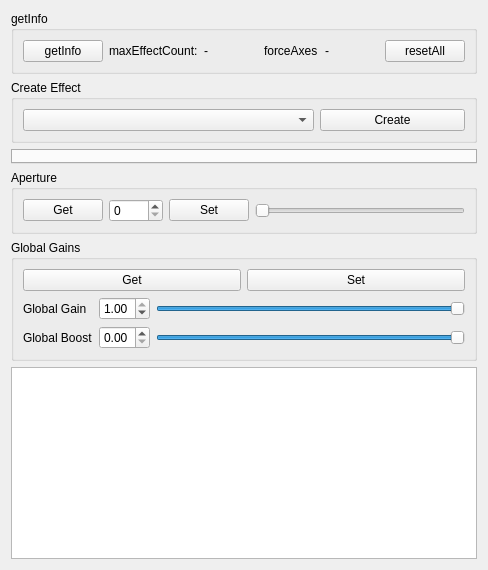
<?xml version="1.0" encoding="UTF-8"?>
<ui version="4.0">
 <class>f8123</class>
 <widget class="QWidget" name="f8123">
  <property name="geometry">
   <rect>
    <x>0</x>
    <y>0</y>
    <width>488</width>
    <height>570</height>
   </rect>
  </property>
  <property name="windowTitle">
   <string>Form</string>
  </property>
  <layout class="QVBoxLayout" name="verticalLayout">
   <item>
    <widget class="QGroupBox" name="groupBox">
     <property name="title">
      <string>getInfo</string>
     </property>
     <layout class="QHBoxLayout" name="horizontalLayout">
      <item>
       <widget class="QPushButton" name="getInfoButton">
        <property name="text">
         <string>getInfo</string>
        </property>
       </widget>
      </item>
      <item>
       <widget class="QLabel" name="label">
        <property name="text">
         <string>maxEffectCount:</string>
        </property>
       </widget>
      </item>
      <item>
       <widget class="QLabel" name="maxEffectCountLabel">
        <property name="text">
         <string>-</string>
        </property>
       </widget>
      </item>
      <item>
       <widget class="QLabel" name="label_3">
        <property name="text">
         <string>forceAxes</string>
        </property>
       </widget>
      </item>
      <item>
       <widget class="QLabel" name="forceAxesLabel">
        <property name="text">
         <string>-</string>
        </property>
       </widget>
      </item>
      <item>
       <widget class="QPushButton" name="resetAllButton">
        <property name="text">
         <string>resetAll</string>
        </property>
       </widget>
      </item>
     </layout>
    </widget>
   </item>
   <item>
    <widget class="QGroupBox" name="groupBox_2">
     <property name="title">
      <string>Create Effect</string>
     </property>
     <layout class="QHBoxLayout" name="horizontalLayout_2" stretch="2,1">
      <item>
       <widget class="QComboBox" name="createEffectType"/>
      </item>
      <item>
       <widget class="QPushButton" name="createEffectButton">
        <property name="text">
         <string>Create</string>
        </property>
       </widget>
      </item>
     </layout>
    </widget>
   </item>
   <item>
    <widget class="QTabWidget" name="effectsTabWidget"/>
   </item>
   <item>
    <widget class="QGroupBox" name="groupBox_3">
     <property name="title">
      <string>Aperture</string>
     </property>
     <layout class="QHBoxLayout" name="horizontalLayout_3">
      <item>
       <widget class="QPushButton" name="getApertureButton">
        <property name="text">
         <string>Get</string>
        </property>
       </widget>
      </item>
      <item>
       <widget class="QSpinBox" name="apertureSpinBox">
        <property name="maximum">
         <number>9999</number>
        </property>
       </widget>
      </item>
      <item>
       <widget class="QPushButton" name="setApertureButton">
        <property name="text">
         <string>Set</string>
        </property>
       </widget>
      </item>
      <item>
       <widget class="QSlider" name="apertureSlider">
        <property name="maximum">
         <number>999</number>
        </property>
        <property name="orientation">
         <enum>Qt::Horizontal</enum>
        </property>
       </widget>
      </item>
     </layout>
    </widget>
   </item>
   <item>
    <widget class="QGroupBox" name="groupBox_4">
     <property name="title">
      <string>Global Gains</string>
     </property>
     <layout class="QVBoxLayout" name="verticalLayout_2">
      <item>
       <widget class="QWidget" name="widget_3" native="true">
        <layout class="QHBoxLayout" name="horizontalLayout_4">
         <property name="leftMargin">
          <number>0</number>
         </property>
         <property name="topMargin">
          <number>0</number>
         </property>
         <property name="rightMargin">
          <number>0</number>
         </property>
         <property name="bottomMargin">
          <number>0</number>
         </property>
         <item>
          <widget class="QPushButton" name="getGlobalGainsButton">
           <property name="text">
            <string>Get</string>
           </property>
          </widget>
         </item>
         <item>
          <widget class="QPushButton" name="setGlobalGainsButton">
           <property name="text">
            <string>Set</string>
           </property>
          </widget>
         </item>
        </layout>
       </widget>
      </item>
      <item>
       <widget class="QWidget" name="widget" native="true">
        <layout class="QGridLayout" name="gridLayout">
         <property name="leftMargin">
          <number>0</number>
         </property>
         <property name="topMargin">
          <number>0</number>
         </property>
         <property name="rightMargin">
          <number>0</number>
         </property>
         <property name="bottomMargin">
          <number>0</number>
         </property>
         <item row="0" column="0">
          <widget class="QLabel" name="label_2">
           <property name="text">
            <string>Global Gain</string>
           </property>
          </widget>
         </item>
         <item row="0" column="1">
          <widget class="QDoubleSpinBox" name="globalGainDoubleSpinBox">
           <property name="maximum">
            <double>1.000000000000000</double>
           </property>
           <property name="singleStep">
            <double>0.010000000000000</double>
           </property>
           <property name="value">
            <double>1.000000000000000</double>
           </property>
          </widget>
         </item>
         <item row="0" column="2">
          <widget class="QSlider" name="globalGainSlider">
           <property name="maximum">
            <number>100</number>
           </property>
           <property name="value">
            <number>100</number>
           </property>
           <property name="orientation">
            <enum>Qt::Horizontal</enum>
           </property>
          </widget>
         </item>
         <item row="1" column="0">
          <widget class="QLabel" name="label_4">
           <property name="text">
            <string>Global Boost</string>
           </property>
          </widget>
         </item>
         <item row="1" column="1">
          <widget class="QDoubleSpinBox" name="globalBoostDoubleSpinBox">
           <property name="maximum">
            <double>1.000000000000000</double>
           </property>
           <property name="singleStep">
            <double>0.010000000000000</double>
           </property>
           <property name="value">
            <double>0.000000000000000</double>
           </property>
          </widget>
         </item>
         <item row="1" column="2">
          <widget class="QSlider" name="globalBoostSlider">
           <property name="maximum">
            <number>100</number>
           </property>
           <property name="value">
            <number>100</number>
           </property>
           <property name="orientation">
            <enum>Qt::Horizontal</enum>
           </property>
          </widget>
         </item>
        </layout>
       </widget>
      </item>
     </layout>
    </widget>
   </item>
   <item>
    <widget class="QTextEdit" name="notifications">
     <property name="readOnly">
      <bool>true</bool>
     </property>
    </widget>
   </item>
  </layout>
 </widget>
 <resources/>
 <connections/>
</ui>
